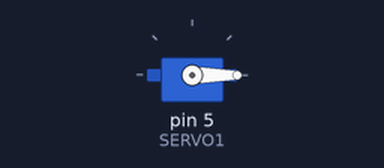
The sketch below on a simulated Arduino Uno, built with avr-gcc and run on an emulated ATmega328P. Shown: servo.

Above: at 0.05 s.
Timing chart, 0 to 4.6 s (numbered marks = the images above):
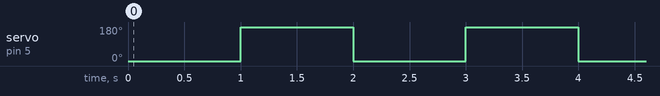

Measured:
- by itself, servo on pin 5 (SERVO1): alternates 180° for 1.0 s and 0° for 1.0 s

The sketch:

pill_bug1.ino
```cpp
#include<Servo.h>                              // サーボのインクルードファイル

#define SERVO1 5                               // サーボを5ピンと定義

Servo servo1;                                  // サーボクラスをservo1インスタンスした

void setup() {
  servo1.attach(SERVO1);                       // servo1インスタンスをattach関数でピンを設定
}

void loop() {
  servo1.write(0);                             // servo1を角度0にする
  delay(1000);                                 // 1秒待つ
  servo1.write(180);                           // servo1を角度180度にする
  delay(1000);                                 // 1秒待つ
}
```
